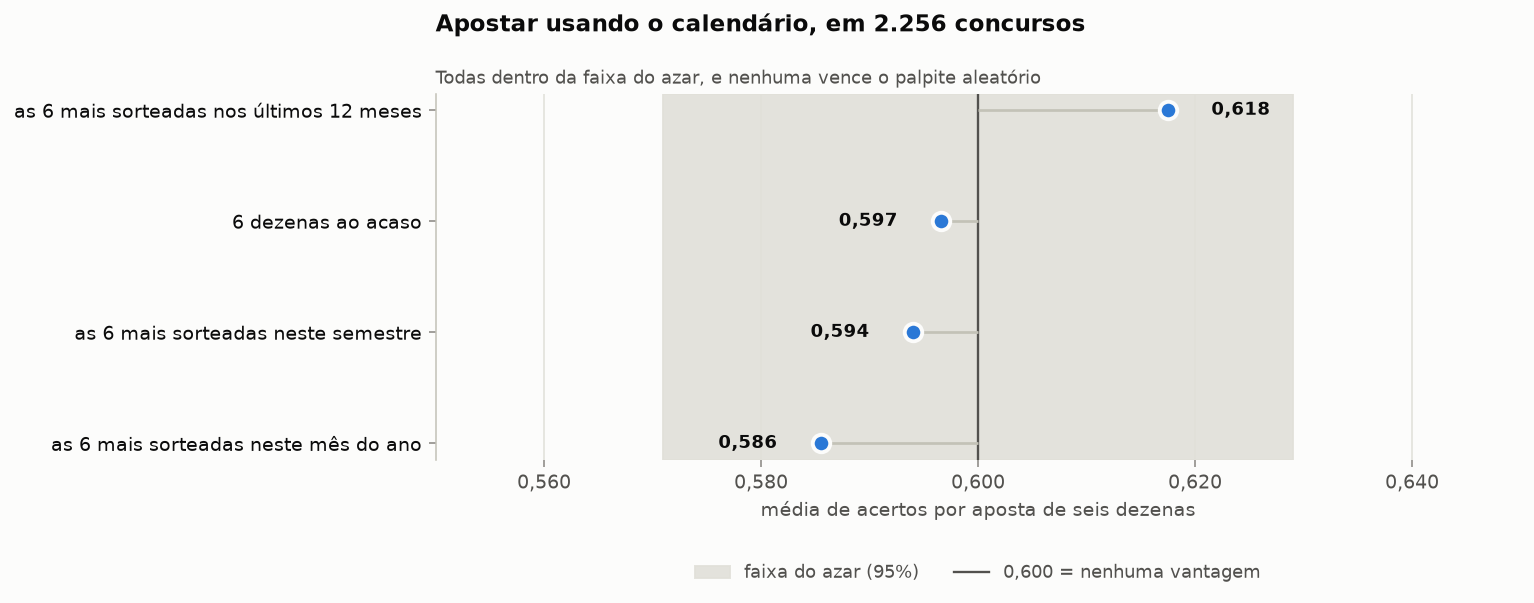
#> input picture analises/mega-sena/graficos/11-backtest-calendario.png, 1534 x 603 px
$ python -i thumbnail.py   (imports and definitions only)
#> lines starting #> are read from the running program, lines starting #| are printed output that depends on the picture
### .claude/skills/manciasolutions-editor-de-video/helpers/reframe.py
"""Auto-reframe: 16:9 → 9:16 / 1:1 / 4:5 seguindo o sujeito.

É o "enquadramento automático" do CapCut. Detecta onde está o sujeito quadro
a quadro, suaviza a trajetória e recorta acompanhando — em vez do corte
central burro que decapita quem está fora do centro.

Regra Dura 15: trajetória SEM suavização treme. A câmera virtual aqui tem
três freios: média móvel, zona morta (não reage a micro-movimento) e limite
de velocidade (não dá salto). Sem os três, o resultado balança.

Detecção em camadas: rosto (Haar no OpenCV 4, YuNet no OpenCV 5) → energia de
movimento (numpy) → centro fixo. Sempre reporta qual camada respondeu.

Uso:
    python helpers/reframe.py entrada.mp4 -o vertical.mp4 --aspect 9:16
    python helpers/reframe.py entrada.mp4 -o quadrado.mp4 --aspect 1:1 --static
    python helpers/reframe.py entrada.mp4 --analyze-only -o edit/verify/track.json
    python helpers/reframe.py entrada.mp4 --print-filter --aspect 9:16
"""

from __future__ import annotations

import argparse
import json
import math
import shutil
import subprocess
import sys
from pathlib import Path

ASPECTS = {
    "9:16": (9, 16),
    "1:1": (1, 1),
    "4:5": (4, 5),
    "16:9": (16, 9),
    "4:3": (4, 3),
    "2.39:1": (239, 100),
}

OUT_SIZES = {
    "9:16": (1080, 1920),
    "1:1": (1080, 1080),
    "4:5": (1080, 1350),
    "16:9": (1920, 1080),
    "4:3": (1440, 1080),
    "2.39:1": (1920, 804),
}


# [17 lines left out: function probe, not called in this run]


# ---------------------------------------------------------------------------
# Detecção
# ---------------------------------------------------------------------------


# Modelo YuNet: onde procurar e de onde baixar. Nunca baixado automaticamente —
# buscar arquivo na rede é uma ação que o usuário não pediu.
# Tem de ser media.githubusercontent.com: o modelo está em Git LFS, e a URL
# /raw/ devolve o ponteiro de texto do LFS, não o .onnx. O ponteiro baixa sem
# erro e só falha depois, no parse do ONNX — vale checar o tamanho (~232 KB).
YUNET_URL = ("https://media.githubusercontent.com/media/opencv/opencv_zoo/main/"
             "models/face_detection_yunet/face_detection_yunet_2023mar.onnx")
YUNET_CACHE = Path.home() / ".cache" / "manciasolutions" / "face_detection_yunet.onnx"


def make_face_detector(model_path: Path | None = None):
    """Devolve (detectar, nome_do_motor) ou (None, motivo).

    Ordem: YuNet → Haar → nada. **Qualidade primeiro, não versão.**

    Duas APIs convivem no mundo real:
      - `cv2.FaceDetectorYN` (YuNet, uma DNN) existe desde o OpenCV 4.5.4 e é
        a única opção no 5.x. Precisa de um .onnx de ~232 KB à parte.
      - `cv2.CascadeClassifier` (Haar) vem dentro do wheel, mas foi REMOVIDO
        no OpenCV 5.

    O Haar não é só "um pouco pior": no mesmo material sintético deste repo ele
    acerta 0 de 12 amostras onde o YuNet acerta 12 de 12. Ele foi treinado em
    fotografia e desaba fora dela — rosto de perfil, pouca luz, material
    estilizado. Por isso o YuNet vem primeiro mesmo no OpenCV 4, onde os dois
    existem: quem baixou o modelo merece o detector bom.

    Sem nenhum dos dois, devolve None e quem chama cai para energia de movimento.
    """
    try:
        import cv2
    except ImportError:
        return None, "opencv não instalado"

    tem_yunet = hasattr(cv2, "FaceDetectorYN")
    tem_haar = hasattr(cv2, "CascadeClassifier") and hasattr(cv2, "data")
    model = model_path or YUNET_CACHE

    # --- 1ª escolha: YuNet ---
    if tem_yunet and model.exists():
        try:
            detector = cv2.FaceDetectorYN.create(str(model), "", (320, 320), 0.6, 0.3, 5000)
        except Exception as exc:
            # Arquivo corrompido ou ponteiro LFS baixado como se fosse o modelo.
            detector = None
            erro_yunet = f"modelo YuNet em {model} não carregou ({exc})"
        else:
            # [8 lines left out: function detect_yunet, not called in this run]
            return detect_yunet, "yunet"
    else:
        erro_yunet = None

    # --- 2ª escolha: Haar ---
    if tem_haar:
        frontal = Path(cv2.data.haarcascades) / "haarcascade_frontalface_default.xml"
        profile = Path(cv2.data.haarcascades) / "haarcascade_profileface.xml"
        if frontal.exists():
            front = cv2.CascadeClassifier(str(frontal))
            prof = cv2.CascadeClassifier(str(profile)) if profile.exists() else None
            if not front.empty():
                def detect_haar(frame_bgr):
                    gray = cv2.equalizeHist(cv2.cvtColor(frame_bgr, cv2.COLOR_BGR2GRAY))
                    faces = front.detectMultiScale(gray, 1.15, 5, minSize=(24, 24))
                    if len(faces) == 0 and prof is not None:
                        faces = prof.detectMultiScale(gray, 1.15, 5, minSize=(24, 24))
                    if len(faces) == 0:
                        return None
                    x, y, w, h = max(faces, key=lambda f: f[2] * f[3])
                    return float(x + w / 2), float(y + h / 2)
                return detect_haar, "haar"

    # --- nada serviu: explique o que fazer ---
    if erro_yunet:
        return None, erro_yunet
    if tem_yunet:
        recado = (
            f"o modelo YuNet não está em {model}.\n"
            f"    Para habilitar rastreio de rosto:\n"
            f"      mkdir -p {model.parent} && curl -L -o {model} {YUNET_URL}\n"
            f"    Sem ele, o reframe segue por energia de movimento."
        )
        if tem_haar:
            recado = "Haar indisponível e " + recado
        return None, recado
    return None, "opencv sem API de detecção de rosto"


# [196 lines left out: functions track_faces, motion_centroid, track_motion_only, smooth_track, clamp_crop, jitter_score and 2 more, not called in this run]


def build_filter(cw: int, ch: int, x0: int, y0: int, ow: int, oh: int, cmds: Path | None) -> str:
    head = f"sendcmd=f='{cmds}'," if cmds else ""
    return f"{head}crop=w={cw}:h={ch}:x={x0}:y={y0},scale={ow}:{oh}:flags=lanczos,setsar=1"


# [153 lines left out: function main, not called in this run]


# [2 lines that do not run on import are left out]

### .claude/skills/manciasolutions-editor-de-video/helpers/thumbnail.py
"""Capa/thumbnail: acha o melhor frame e monta a arte com título.

Pontua frames por nitidez (variância do laplaciano), contraste, saturação e
presença de rosto, então compõe a capa com título em PIL. Exporta nos
formatos que as plataformas pedem.

Uso:
    python helpers/thumbnail.py final.mp4 --scan -o edit/verify/candidatos
    python helpers/thumbnail.py final.mp4 -o edit/capa.png --title "COMO EDITEI ISSO" --at 12.5
    python helpers/thumbnail.py final.mp4 -o edit/capa.png --title "3 ERROS" --subtitle "que todo mundo comete" --size youtube
"""

from __future__ import annotations

import argparse
import json
import subprocess
import sys
import tempfile
from pathlib import Path

SIZES = {
    "youtube": (1280, 720),
    "vertical": (1080, 1920),
    "feed": (1080, 1350),
    "square": (1080, 1080),
}

FONT_CANDIDATES = [
    "/System/Library/Fonts/Supplemental/Impact.ttf",
    "/System/Library/Fonts/HelveticaNeue.ttc",
    "/System/Library/Fonts/Helvetica.ttc",
    "/usr/share/fonts/truetype/dejavu/DejaVuSans-Bold.ttf",
    "/usr/share/fonts/truetype/liberation/LiberationSans-Bold.ttf",
]


# [7 lines left out: function find_font, not called in this run]


# Detector de rosto compartilhado com o reframe.py. Não duplicar: a API mudou
# entre OpenCV 4 (Haar) e 5 (YuNet), e manter duas cópias garante que uma delas
# vai ficar para trás — foi exatamente o que aconteceu aqui antes.
_FACE_DETECTOR = None
_FACE_READY = False


def has_face(pil_img) -> bool:
    """True se houver rosto no frame. False também quando não há detector."""
    global _FACE_DETECTOR, _FACE_READY
    if not _FACE_READY:
        _FACE_READY = True
        try:
            from reframe import make_face_detector
            _FACE_DETECTOR, _ = make_face_detector()
        except Exception:
            _FACE_DETECTOR = None
    if _FACE_DETECTOR is None:
        return False
    try:
        import cv2
        import numpy as np

        bgr = cv2.cvtColor(np.asarray(pil_img.convert("RGB")), cv2.COLOR_RGB2BGR)
        return _FACE_DETECTOR(bgr) is not None
    except Exception:
        return False


# [18 lines left out: functions duration, grab, not called in this run]


def score_frame(img_path: Path) -> dict:
    """Nitidez + contraste + saturação + rosto. Quanto maior, melhor a capa."""
    import numpy as np
    from PIL import Image

    img = Image.open(img_path).convert("RGB")
    small = img.resize((320, int(320 * img.height / img.width)))
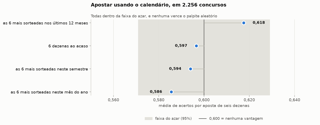
#> small: PIL image 320x125 RGB; mean R, G, B 241.2, 241, 238.8
    a = np.asarray(small).astype(np.float32)
    gray = a.mean(axis=2)

    # laplaciano 3x3 → foco
    lap = (
        -4 * gray[1:-1, 1:-1]
        + gray[:-2, 1:-1] + gray[2:, 1:-1]
        + gray[1:-1, :-2] + gray[1:-1, 2:]
    )
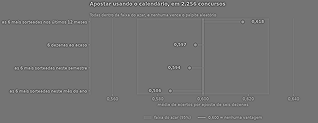
#> lap: shape (123, 318) float32; min -455.7, max 543.3, mean 0; drawn with min black and max white
    sharpness = float(lap.var())
#> sharpness = 1301.7
    contrast = float(gray.std())
#> contrast = 22.04
    mx, mn = a.max(axis=2), a.min(axis=2)
    saturation = float(((mx - mn) / (mx + 1e-6)).mean())
#> saturation = 0.0114

    # Detecção numa escala maior que a das estatísticas: a 320px de largura um
    # rosto de plano médio fica com ~50px e passa despercebido pelo detector.
    # 720px é o menor tamanho em que o rosto sobrevive sem custar o scan inteiro.
    detect_w = 720
    detect_img = img if img.width <= detect_w else img.resize(
        (detect_w, max(1, int(detect_w * img.height / img.width))))
    faces = 1 if has_face(detect_img) else 0
#> in detect_haar, `gray = cv2.equalizeHist(cv2.cvtColor(frame_bgr, cv2.COLOR_BGR2GRAY))`:
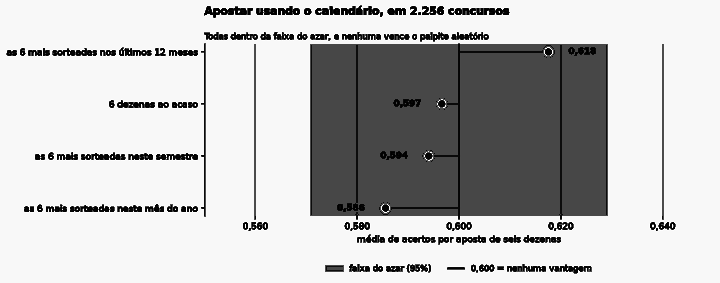
#> gray: shape (283, 720); min 0, max 255, mean 191.6
#> in detect_haar, `faces = front.detectMultiScale(gray, 1.15, 5, minSize=(24, 24))`: faces = ()
#> faces = 0

    total = (
        min(sharpness / 400.0, 1.0) * 40
        + min(contrast / 70.0, 1.0) * 30
        + min(saturation / 0.45, 1.0) * 15
        + faces * 15
    )
#> total = 49.83
    return {"sharpness": round(sharpness, 1), "contrast": round(contrast, 1),
            "saturation": round(saturation, 3), "faces": faces, "score": round(total, 1)}


# [167 lines left out: functions scan, wrap, compose, main, not called in this run]


# [2 lines not run here, left out]

>>> result = score_frame('../../../../analises/mega-sena/graficos/11-backtest-calendario.png')
#> result = {'sharpness': 1301.7, 'contrast': 22, 'saturation': 0.011, 'faces': 0, 'score': 49.8}

$ run again, on analises/mega-sena/graficos/02-soma-das-dezenas.png
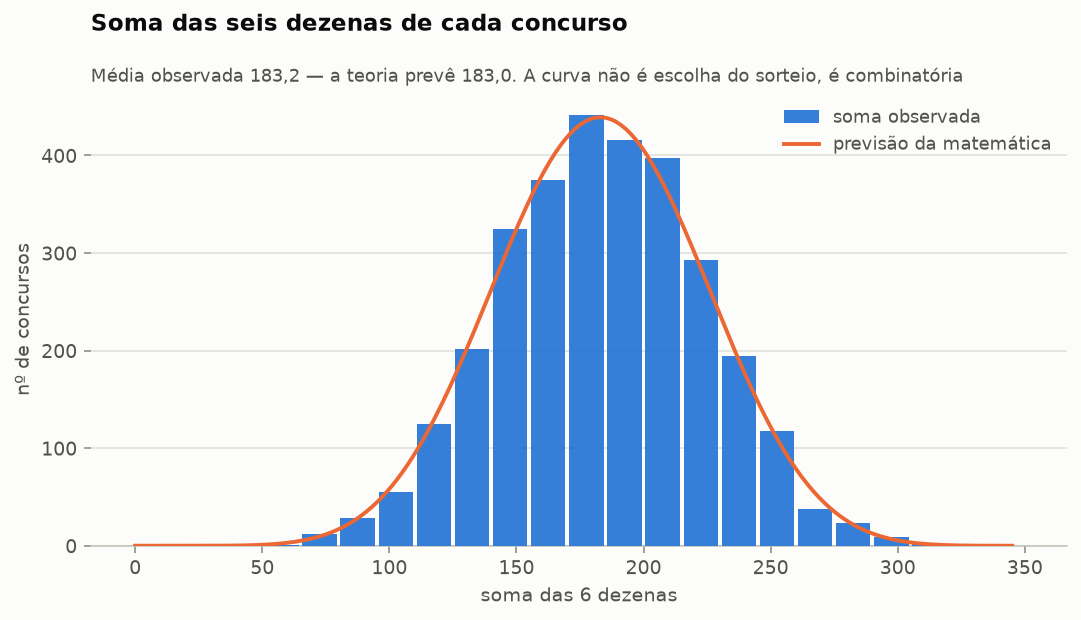
#> input picture analises/mega-sena/graficos/02-soma-das-dezenas.png, 1081 x 620 px
#> in score_frame, `lap = ( -4 * gray[1:-1, 1:-1] + gray[:-2, 1:-1] + gray[2:, 1:-1] + gra..`:
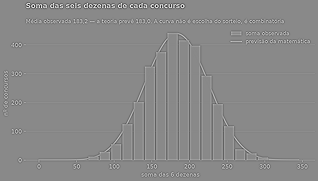
#> lap: shape (181, 318) float32; min -622, max 535.7, mean 0; drawn with min black and max white
#> sharpness = 2322.3
#> contrast = 45.13
#> saturation = 0.122
#> in detect_haar, `gray = cv2.equalizeHist(cv2.cvtColor(frame_bgr, cv2.COLOR_BGR2GRAY))`:
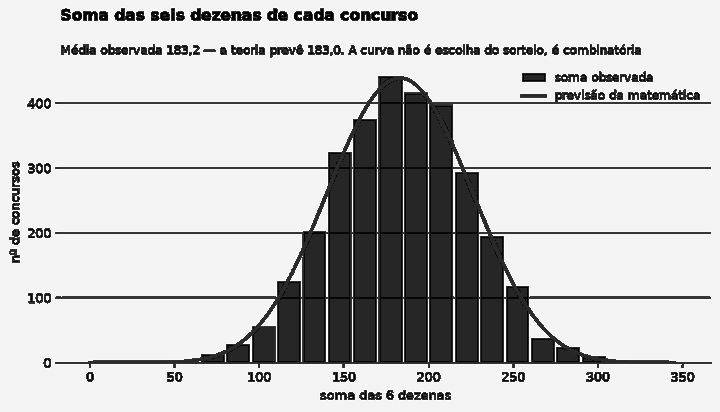
#> gray: shape (412, 720); min 0, max 255, mean 197.9
#> in detect_haar, `faces = front.detectMultiScale(gray, 1.15, 5, minSize=(24, 24))`: faces = ()
#> in score_frame, `faces = 1 if has_face(detect_img) else 0`: faces = 0
#> total = 63.4
#> result = {'sharpness': 2322.3, 'contrast': 45.1, 'saturation': 0.122, 'faces': 0, 'score': 63.4}

$ run again, on analises/mega-sena/graficos/03-repeticao-concurso-anterior.png
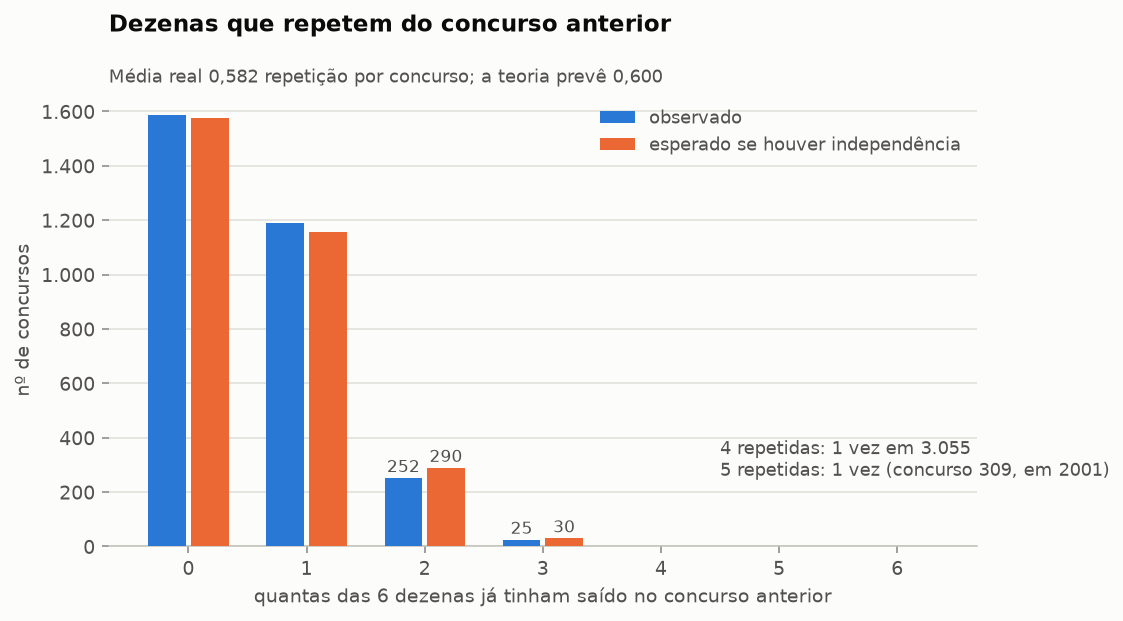
#> input picture analises/mega-sena/graficos/03-repeticao-concurso-anterior.png, 1123 x 621 px
#> in score_frame, `lap = ( -4 * gray[1:-1, 1:-1] + gray[:-2, 1:-1] + gray[2:, 1:-1] + gra..`:
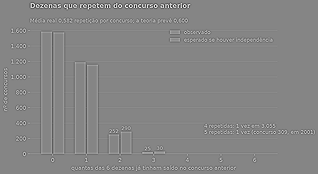
#> lap: shape (174, 318) float32; min -548, max 498, mean 0; drawn with min black and max white
#> sharpness = 2162.8
#> contrast = 39.13
#> saturation = 0.0768
#> in detect_haar, `gray = cv2.equalizeHist(cv2.cvtColor(frame_bgr, cv2.COLOR_BGR2GRAY))`:
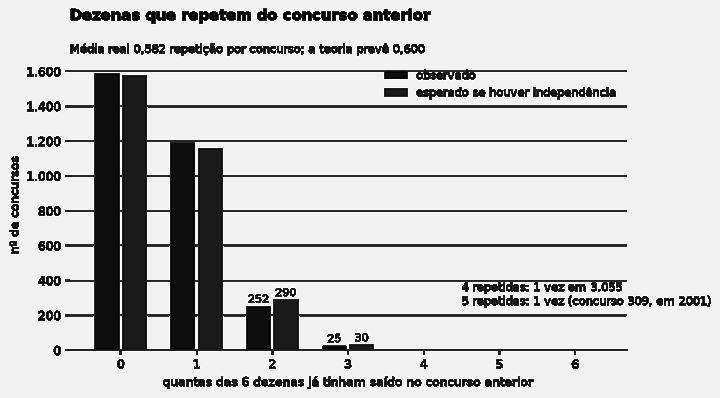
#> gray: shape (398, 720); min 0, max 255, mean 203.6
#> in detect_haar, `faces = front.detectMultiScale(gray, 1.15, 5, minSize=(24, 24))`: faces = ()
#> in score_frame, `faces = 1 if has_face(detect_img) else 0`: faces = 0
#> total = 59.33
#> result = {'sharpness': 2162.8, 'contrast': 39.1, 'saturation': 0.077, 'faces': 0, 'score': 59.3}

$ run again, on analises/mega-sena/graficos/04-intervalo-entre-aparicoes.png
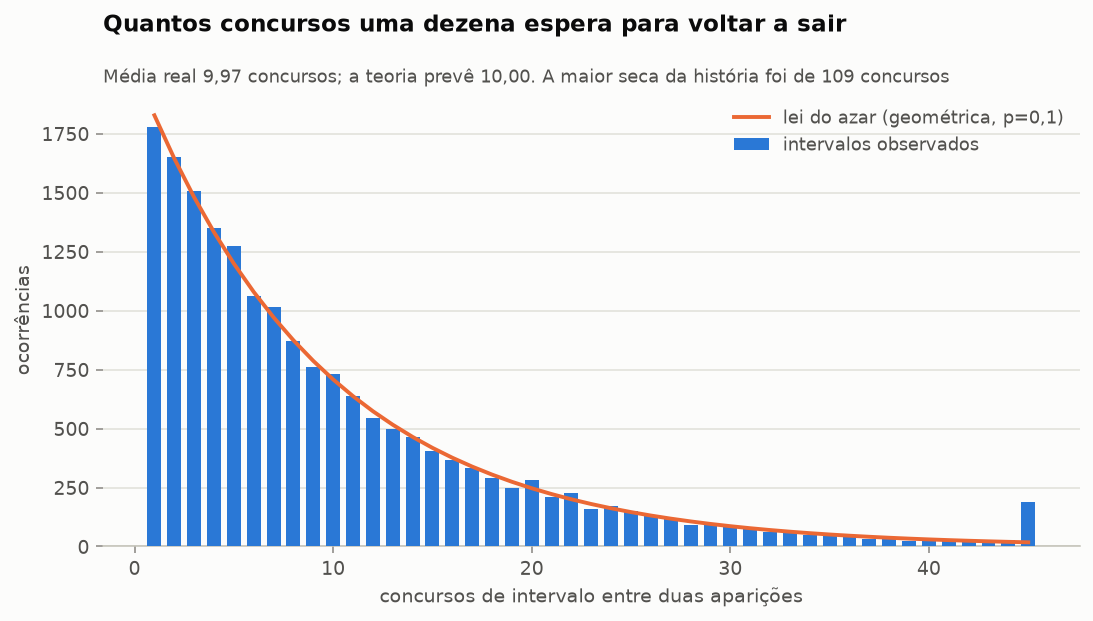
#> input picture analises/mega-sena/graficos/04-intervalo-entre-aparicoes.png, 1093 x 621 px
#> in score_frame, `lap = ( -4 * gray[1:-1, 1:-1] + gray[:-2, 1:-1] + gray[2:, 1:-1] + gra..`:
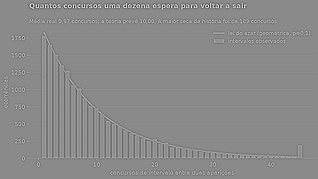
#> lap: shape (179, 318) float32; min -674.3, max 571, mean 0; drawn with min black and max white
#> sharpness = 2933.6
#> contrast = 39.45
#> saturation = 0.0776
#> in detect_haar, `gray = cv2.equalizeHist(cv2.cvtColor(frame_bgr, cv2.COLOR_BGR2GRAY))`:
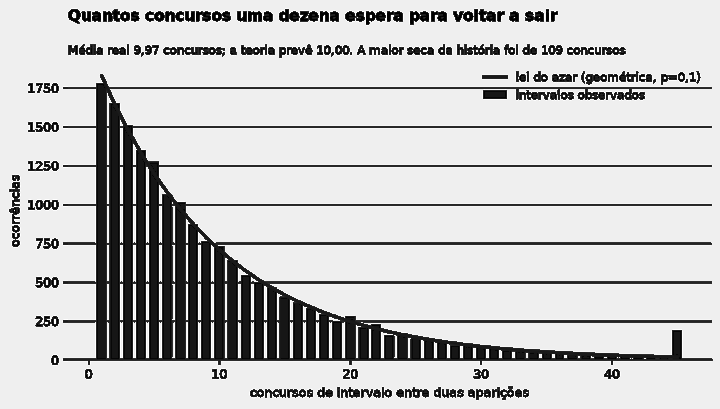
#> gray: shape (409, 720); min 0, max 255, mean 199.8
#> in detect_haar, `faces = front.detectMultiScale(gray, 1.15, 5, minSize=(24, 24))`: faces = ()
#> in score_frame, `faces = 1 if has_face(detect_img) else 0`: faces = 0
#> total = 59.49
#> result = {'sharpness': 2933.6, 'contrast': 39.5, 'saturation': 0.078, 'faces': 0, 'score': 59.5}
